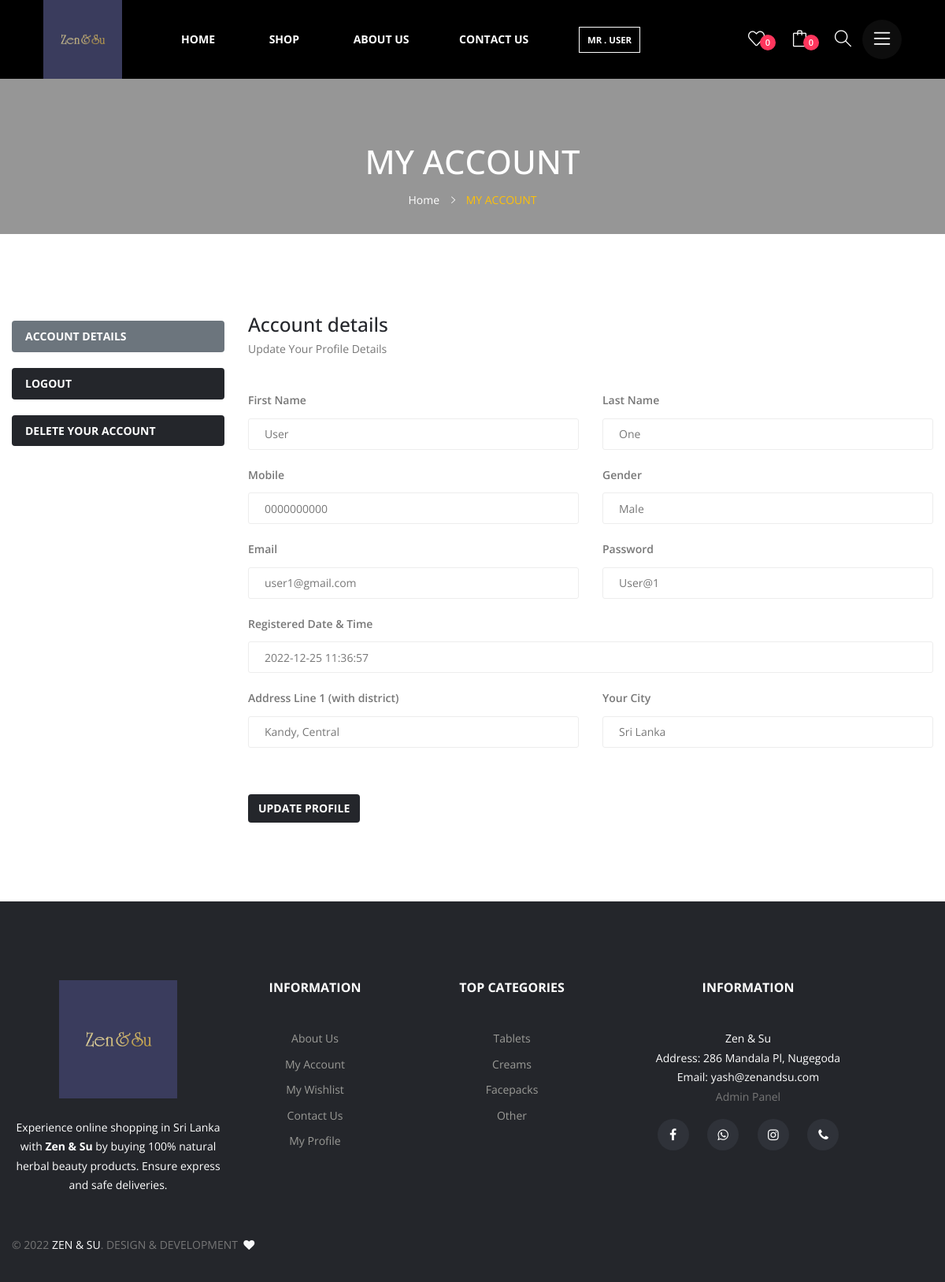
The page /my_account.php (signed in) on the database its author committed.
### tables this page shows
CREATE TABLE IF NOT EXISTS `user` (
  `id` int(11) NOT NULL AUTO_INCREMENT,
  `email` varchar(55) DEFAULT NULL,
  `fname` varchar(45) DEFAULT NULL,
  `lname` varchar(45) DEFAULT NULL,
  `password` varchar(45) DEFAULT NULL,
  `mobile` varchar(45) DEFAULT NULL,
  `register_date` datetime DEFAULT NULL,
  `verification_code` varchar(45) DEFAULT NULL,
  `gender_id` int(11) NOT NULL,
  `status_id` int(11) NOT NULL,
  PRIMARY KEY (`id`),
  KEY `fk_user_gender_idx` (`gender_id`),
  KEY `fk_user_status1_idx` (`status_id`),
  CONSTRAINT `fk_user_gender` FOREIGN KEY (`gender_id`) REFERENCES `gender` (`id`),
  CONSTRAINT `fk_user_status1` FOREIGN KEY (`status_id`) REFERENCES `status` (`id`)
);

CREATE TABLE IF NOT EXISTS `gender` (
  `id` int(11) NOT NULL AUTO_INCREMENT,
  `name` varchar(10) DEFAULT NULL,
  PRIMARY KEY (`id`)
);

CREATE TABLE IF NOT EXISTS `user_has_address` (
  `id` int(11) NOT NULL AUTO_INCREMENT,
  `user_id` int(11) NOT NULL,
  `line1` mediumtext DEFAULT NULL,
  `line2` mediumtext DEFAULT NULL,
  `location_id` int(11) NOT NULL,
  PRIMARY KEY (`id`),
  KEY `fk_user_has_address_user1_idx` (`user_id`),
  KEY `fk_user_has_address_location1_idx` (`location_id`),
  CONSTRAINT `fk_user_has_address_location1` FOREIGN KEY (`location_id`) REFERENCES `location` (`id`),
  CONSTRAINT `fk_user_has_address_user1` FOREIGN KEY (`user_id`) REFERENCES `user` (`id`)
);

### connection.php (called while the page is built, shortened)
<?php
class Database{
    public static $connection;
    public static function setUpConnection(){
        if(!isset(Database::$connection)){
            Database::$connection = new mysqli("localhost","root","","zenandsu","3306");
        }
    }
    public static function search($q){
        $resultset = Database::$connection->query($q);
        return $resultset;
    }
}
?>

### my_account.php (the view, shortened to what this page needs)
<?php
require "connection.php";
?>
<!DOCTYPE html>
<html lang="eng">
<head>
    <link rel="stylesheet" href="assets/css/vendor/vendor.min.css">
    <link rel="stylesheet" href="assets/css/plugins/plugins.min.css">
    <link rel="stylesheet" href="assets/css/snackbar.min.css">
    <link rel="stylesheet" href="assets/css/style.min.css">
    <link rel="stylesheet" href="assets/css/style.css">
</head>
<body>
    <?php
    require "large_header.php";
    require "mobile_header.php";
    ?>
    <?php
    if (isset($_SESSION["u"])) {
    ?>
                 <div class="breadcrumb-section breadcrumb-bg-color--golden" style="background-color: #969696;">
                <div class="breadcrumb-wrapper p-6">
                    <div class="container">
                        <div class="row">
                            <div class="col-12 mt-10 mt-lg-0 pt-10">
                                <h3 class="breadcrumb-title text-white fw-bold">MY ACCOUNT</h3>
                                <div class="breadcrumb-nav breadcrumb-nav-color--black breadcrumb-nav-hover-color--golden">
                                    <nav aria-label="breadcrumb">
                                        <ul>
                                            <li class="fw-bold text-white"><a href="index.php" class="text-white">Home</a></li>
                                            <li class="active text-warning" aria-current="page">MY ACCOUNT</li>
                                        </ul>
                                    </nav>
                                </div>
                            </div>
                        </div>
                    </div>
                </div>
            </div>
        <div id="load">
            <div class="account-dashboard mt-7">
                <div class="container">
                    <div class="row mb-9 mt-9">
                        <div class="col-sm-12 col-md-3 col-lg-3">
                            <div class="dashboard_tab_button" data-aos="fade-up" data-aos-delay="0">
                                <ul role="tablist" class="nav flex-column dashboard-list">
                                    <li><a href="#account-details" data-bs-toggle="tab" class="nav-link btn btn-block btn-md btn-black-default-hover mt-2 active bg-secondary">Account details</a>
                                    <li><a href="logout.php" class="nav-link btn btn-block btn-md btn-black-default-hover mt-2 ">logout</a></li>
                                    <li><a href="#" onclick="deleteuseraccount();" class="nav-link btn btn-block btn-md btn-black-default-hover mt-2">Delete Your Account</a></li>
                                </ul>
                            </div>
                        </div>
                        <div class="col-sm-12 col-md-9 col-lg-9">
                            <div class="tab-content dashboard_content" data-aos="fade-up" data-aos-delay="200">
                                <div class="tab-pane fade active" id="account-details">
                                    <h3>Account details </h3>
                                    <div class="login">
                                        <div class="login_form_container">
                                            <div class="account_login_form">
                                                <?php
                                                $usinfo = $_SESSION["u"];
                                                ?>
                                                <div>
                                                    <p>Update Your Profile Details</a></p>
                                                    <br>
                                                    <div class="col-12">
                                                        <div class="row">
                                                            <div class="default-form-box mb-20 col-12 col-md-6">
                                                                <label>First Name</label>
                                                                <input type="text" name="first-name" id="fname" value="<?php echo $usinfo["fname"] ?>">
                                                            </div>
                                                            <div class="default-form-box mb-20 col-12 col-md-6">
                                                                <label>Last Name</label>
                                                                <input type="text" name="last-name" id="lname" value="<?php echo $usinfo["lname"] ?>">
                                                            </div>
                                                        </div>
                                                    </div>
                                                    <div class="row">
                                                        <div class="default-form-box col-6 mb-20">
                                                            <label>Mobile</label>
                                                            <input type="text" id="mobile" name="mobile" value="<?php echo $usinfo["mobile"] ?>">
                                                        </div>
                                                        <div class="default-form-box col-6 mb-20">
                                                            <label>Gender</label>
                                                            <?php
                                                            $gen = Database::search("SELECT * FROM gender WHERE `id` = '" . $usinfo["gender_id"] . "'");
                                                            $genrs = $gen->fetch_assoc();
                                                            ?>
                                                            <input type="text" disabled name="mobile" value="<?php echo $genrs["name"] ?>">
                                                        </div>
                                                    </div>
                                                    <div class="col-12">
                                                        <div class="row">
                                                            <div class="default-form-box mb-20 col-12 col-md-6">
                                                                <label>Email</label>
                                                                <input type="text" id="email" name="email-name" value="<?php echo $usinfo["email"] ?>" disabled>
                                                            </div>
                                                            <div class="default-form-box mb-20 col-12 col-md-6">
                                                                <label>Password</label>
                                                                <input type="text" name="user-password" value="<?php echo $usinfo["password"] ?>" disabled>
                                                            </div>
                                                        </div>
                                                    </div>
                                                    <div class="default-form-box mb-20">
                                                        <label>Registered Date & Time</label>
                                                        <input type="text" name="reg-date" value="<?php echo $usinfo["register_date"] ?>" disabled>
                                                    </div>
                                                    <?php
                                                    $uid = $_SESSION["u"]["id"];
                                                    $addressrs = Database::search("SELECT * FROM  user_has_address WHERE `user_id` ='" . $uid . "'");
                                                    $n = $addressrs->num_rows;
                                                    if ($n == 1) {
                                                        $d = $addressrs->fetch_assoc();
                                                    ?>
                                                        <div class="col-12">
                                                            <div class="row">
                                                                <div class="default-form-box mb-20 col-12 col-md-6">
                                                                    <label>Address Line 1 (with district)</label>
                                                                    <input placeholder="Enter a correct shipping address" type="text" id="line1" name="add-1" value="<?php echo $d["line1"] ?>">
                                                                </div>
                                                                <div class="default-form-box mb-20 col-12 col-md-6">
                                                                    <label>Your City</label>
                                                                    <input placeholder="Enter your city" type="text" id="line2" name="add-2" value="<?php echo $d["line2"] ?>">
                                                                </div>
                                                            </div>
                                                        </div>
                                                    <?php
                                                    }
                                                    ?>
                                                    <br />
                                                    <div class="mt-3">
                                                        <button class="btn btn-md btn-black-default-hover" onclick="updateProfile();">Update Profile</button>
                                                    </div>
                                                </div>
                                            </div>
                                        </div>
                                    </div>
                                </div>
                            </div>
                        </div>
                    </div>
                </div>
            </div>
        </div>
        <?php
        require "footer.php";
        ?>
    <?php
    } else {
    ?>
        <script>
            window.location = "login.php";
        </script>
    <?php
    }
    ?>
</body>
</html>

### rows shown on the page
user: first-name "User", last-name "One", mobile "0000000000", email-name "user1@gmail.com", user-password "User@1", reg-date "2022-12-25 11:36:57"
gender: mobile "Male"
user_has_address: add-1 "Kandy, Central", add-2 "Sri Lanka"

### other values the page prints
$fname "USER"
